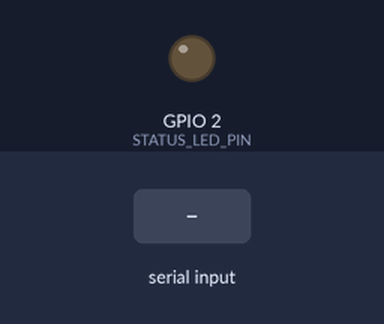
The sketch below on a simulated ESP32. Parts: output pins drawn as LEDs (lit = HIGH). The inputs (shaded band) are chosen by the test bench. WiFi joins after 1.5 s; servers stay silent unless stated; what the sketch prints to the serial monitor is not drawn.

Above: at 13.7 s.
13.8 s: "INIT_MASTER\n" received over the second serial link
At 14.8 s:
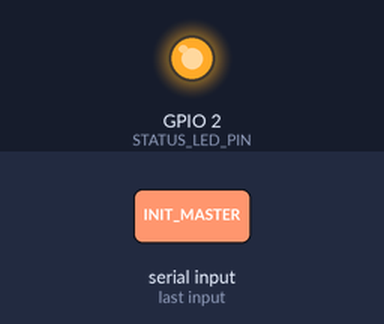
15.3 s: "MASTER_DATA:\n" received over the second serial link
16.8 s: "SLAVE_DATA:\n" received over the second serial link
Timing chart, 0 to 19.8 s (numbered marks = the images above; inputs shaded):
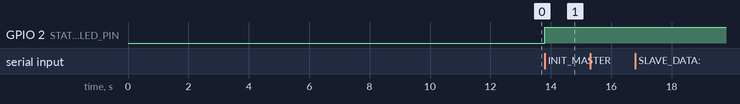

Measured:
- after the input at 13.8 s, GPIO 2 (STATUS_LED_PIN): LOW → HIGH at once
- after the input at 15.3 s, every drawn part: stays the same
- after the input at 16.8 s, every drawn part: stays the same

The sketch:

ESP32_B_Station___Mega2560_.ino
```cpp
/*
 * ESP32-B Station模式 + Mega2560通信版本
 * 基于之前好用的ESP32_B_Station模式.ino，添加Mega2560串口通信
 */

#include <WiFi.h>
#include <WiFiUDP.h>

// 连接配置
const char* ssid = "ESP32_A";
const char* password = "12345678";

// UDP配置
WiFiUDP udp;
const int udp_port = 1234;
IPAddress server_ip(192, 168, 4, 1); // ESP32-A的IP地址

// 串口配置 - 与Mega2560通信
#define MEGA_TX_PIN 16     // ESP32 TX
#define MEGA_RX_PIN 17     // ESP32 RX
#define STATUS_LED_PIN 2   // 状态指示

// 在ESP32上使用Serial2与Mega2560通信
#define megaSerial Serial2

// 系统状态
bool wifiConnected = false;
bool megaConnected = false;
bool serverConnected = false;
unsigned long lastHeartbeat = 0;
unsigned long lastDataSync = 0;

// 数据缓存
String lastMasterData = "";
String lastSlaveData = "";
unsigned long lastMasterUpdate = 0;
unsigned long lastSlaveUpdate = 0;

void setup() {
  Serial.begin(115200);
  delay(1000);

  Serial.println("==========================================");
  Serial.println("ESP32-B Station模式 + Mega2560通信");
  Serial.println("==========================================");

  // 初始化引脚
  pinMode(STATUS_LED_PIN, OUTPUT);
  digitalWrite(STATUS_LED_PIN, LOW);

  // 初始化与Mega2560的通信
  megaSerial.begin(115200, SERIAL_8N1, MEGA_RX_PIN, MEGA_TX_PIN);

  // 连接到ESP32-A的热点
  WiFi.begin(ssid, password);
  Serial.print("正在连接热点: ");
  Serial.println(ssid);

  int attempts = 0;
  while (WiFi.status() != WL_CONNECTED && attempts < 20) {
    delay(500);
    Serial.print(".");
    attempts++;
  }

  if (WiFi.status() == WL_CONNECTED) {
    wifiConnected = true;
    Serial.println();
    Serial.println("✓ 连接成功！");
    Serial.print("本机IP地址: ");
    Serial.println(WiFi.localIP());
    Serial.print("服务器IP: ");
    Serial.println(server_ip);
    Serial.print("UDP端口: ");
    Serial.println(udp_port);
    Serial.println("==========================================");
  } else {
    wifiConnected = false;
    Serial.println();
    Serial.println("✗ 连接失败！");
    Serial.println("请检查ESP32-A是否已启动");
    return;
  }

  // 启动UDP客户端
  udp.begin(udp_port);

  // 初始化Mega2560通信
  initMegaCommunication();
}

void loop() {
  // 处理Mega2560通信
  handleMegaCommunication();

  // 检查是否有UDP数据包
  int packetSize = udp.parsePacket();
  if (packetSize) {
    // 读取数据
    char buffer[255];
    int len = udp.read(buffer, 255);
    if (len > 0) {
      buffer[len] = '\0';
      String receivedData = String(buffer);

      Serial.print("收到UDP数据: ");
      Serial.println(receivedData);

      // 处理不同类型的数据
      if (receivedData.startsWith("心跳:") || receivedData.startsWith("ESP32-A确认收到")) {
        handleESP32AData(receivedData);
      } else if (receivedData.startsWith("MASTER_DATA:")) {
        handleRemoteMasterData(receivedData);
      } else if (receivedData.startsWith("SLAVE_DATA:")) {
        handleRemoteSlaveData(receivedData);
      }
    }
  }

  // 定期发送数据到ESP32-A
  sendDataToESP32A();

  // 同步数据
  syncData();

  delay(10);
}

// 初始化Mega2560通信
void initMegaCommunication() {
  Serial.println("初始化Mega2560通信...");

  // 发送初始化响应
  megaSerial.println("ESP32_READY");
  Serial.println("发送ESP32_READY到Mega2560");

  // 等待Mega2560响应
  unsigned long timeout = millis() + 10000;
  while (millis() < timeout) {
    if (megaSerial.available()) {
      String response = megaSerial.readStringUntil('\n');
      response.trim();

      Serial.println("收到Mega2560消息: " + response);

      if (response == "INIT_MASTER" || response == "SLAVE_READY") {
        megaConnected = true;
        digitalWrite(STATUS_LED_PIN, HIGH);
        Serial.println("Mega2560连接成功！");
        return;
      }
    }
    delay(100);
  }

  megaConnected = false;
  digitalWrite(STATUS_LED_PIN, LOW);
  Serial.println("Mega2560连接超时！");
}

// 处理Mega2560通信
void handleMegaCommunication() {
  if (megaSerial.available()) {
    String data = megaSerial.readStringUntil('\n');
    data.trim();

    if (data.length() > 0) {
      Serial.println("收到Mega2560数据: " + data);

      // 处理不同类型的数据
      if (data.startsWith("MASTER_DATA:")) {
        handleMasterData(data);
      } else if (data.startsWith("SLAVE_STATUS:") || data.startsWith("SLAVE_DATA:")) {
        handleSlaveData(data);
      } else if (data == "INIT_MASTER" || data == "SLAVE_READY") {
        megaConnected = true;
        digitalWrite(STATUS_LED_PIN, HIGH);
        Serial.println("Mega2560重新连接成功！");
      }
    }
  }
}

// 处理主设备数据
void handleMasterData(String data) {
  lastMasterData = data;
  lastMasterUpdate = millis();

  Serial.println("处理主设备数据: " + data);

  // 通过UDP发送到服务器
  if (wifiConnected && serverConnected) {
    sendUDPData(data);
  }
}

// 处理从设备数据
void handleSlaveData(String data) {
  lastSlaveData = data;
  lastSlaveUpdate = millis();

  Serial.println("处理从设备数据: " + data);

  // 通过UDP发送到服务器
  if (wifiConnected && serverConnected) {
    sendUDPData(data);
  }
}

// 处理ESP32-A数据
void handleESP32AData(String data) {
  Serial.print("收到ESP32-A数据: ");
  Serial.println(data);

  // 不发送响应，避免循环
  Serial.println("已确认收到，不发送响应");

  if (data.startsWith("心跳:")) {
    serverConnected = true;
  }
}

// 处理远程主设备数据
void handleRemoteMasterData(String data) {
  Serial.println("收到远程主设备数据: " + data);

  // 转发给本地Mega2560
  if (megaConnected) {
    megaSerial.println(data);
    Serial.println("转发给本地Mega2560: " + data);
  }
}

// 处理远程从设备数据
void handleRemoteSlaveData(String data) {
  Serial.println("收到远程从设备数据: " + data);

  // 转发给本地Mega2560
  if (megaConnected) {
    megaSerial.println(data);
    Serial.println("转发给本地Mega2560: " + data);
  }
}

// 发送数据到ESP32-A
void sendDataToESP32A() {
  static unsigned long lastSend = 0;
  if (millis() - lastSend > 3000) {
    String message = "Hello from ESP32-B: " + String(millis());
    udp.beginPacket(server_ip, udp_port);
    udp.print(message);
    udp.endPacket();

    Serial.print("发送数据: ");
    Serial.println(message);
    lastSend = millis();
  }
}

// 发送UDP数据
void sendUDPData(String data) {
  udp.beginPacket(server_ip, udp_port);
  udp.print(data);
  udp.endPacket();

  Serial.println("发送UDP数据: " + data);
}

// 同步数据
void syncData() {
  if (millis() - lastDataSync > 1000) { // 每1秒同步一次
    // 检查主设备数据是否需要同步
    if (lastMasterData.length() > 0 && millis() - lastMasterUpdate < 5000) {
      if (wifiConnected && serverConnected) {
        sendUDPData(lastMasterData);
      }
    }

    // 检查从设备数据是否需要同步
    if (lastSlaveData.length() > 0 && millis() - lastSlaveUpdate < 5000) {
      if (wifiConnected && serverConnected) {
        sendUDPData(lastSlaveData);
      }
    }

    lastDataSync = millis();
  }
}
```
